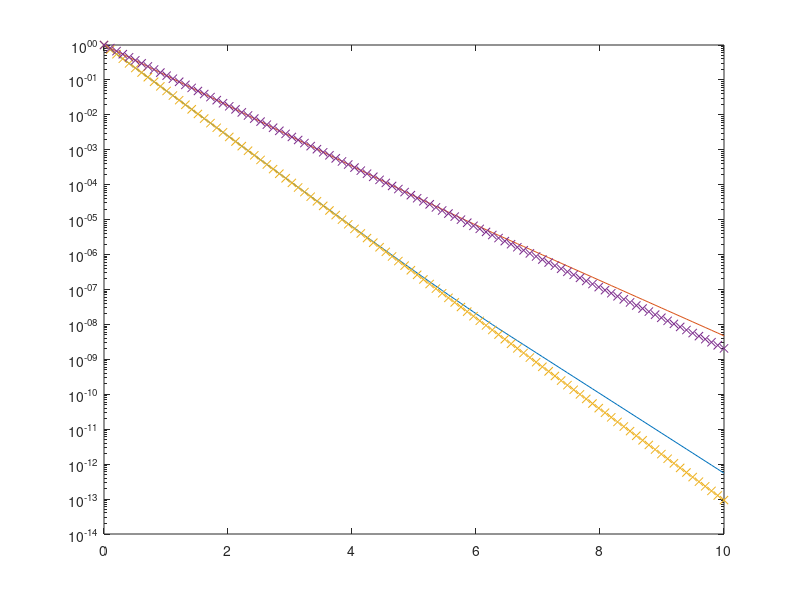

Recreate this plot in MATLAB.
close all;
clear all;


function u1 = lbwe_step (u0, t, dt, rate, jacrate, mass)
  b  = mass * u0 + dt * (rate (u0, t) - jacrate (u0, t) * u0) ;
  A  = mass - dt * jacrate (u0, t);
  u1 = A \ b;
endfunction

function u = integrate_adaptive (u0, tspan, tol, mag, rate, jacrate, mass)

  u(:, 1) = u0;
  dt = (tspan(2) - tspan(1)) / 10;

  h = waitbar (0);
  for ispan = 1 : numel (tspan) - 1
    t  = tspan (ispan);
    while (t < tspan(ispan + 1))
      if (t + dt > tspan(ispan + 1) - 100*eps)
        dt = tspan(ispan + 1)  - t;
      endif
      t = t + dt;

      unew   = lbwe_step (u0, t, dt, rate, jacrate, mass);

      utest  = lbwe_step (u0, t-dt/2, dt/2, rate, jacrate, mass);
      utest  = lbwe_step (utest, t, dt/2, rate, jacrate, mass);

      err = norm (unew - utest, inf) / mag;

      if (err < tol)
        u0 = unew;
        dt = .6 * sqrt (tol / err) * dt
        h = waitbar ((t-tspan(1))/(tspan(end)-tspan(1)), h);
      else
        t = t-dt;
        dt = min (.6 * sqrt (tol / err), .5) * dt;
      endif
      ispan
    endwhile
    u(:, ispan+1) = unew;
    endfor

endfunction


u0 = [1; 1];
tspan = (linspace (0, 10, 100));
tol = 1e-7;
mag = norm (u0, inf);
rate = @(u, t) [-3*u(1); -2*u(2)];
jacrate = @(u, t) [-3, 0; 0, -2];
mass = [1, 0; 0, 1];

u = integrate_adaptive (u0, tspan, tol, mag, rate, jacrate, mass);
semilogy (tspan, u, tspan, [exp(-3*tspan); exp(-2*tspan)], 'x')


